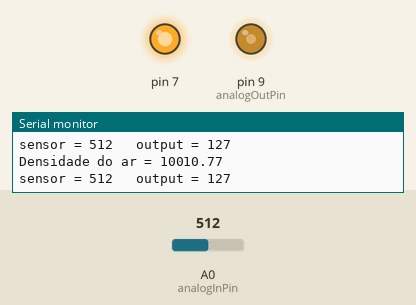
Bench run of a sketch on a simulated Arduino Uno, built with avr-gcc and run on an emulated ATmega328P. Parts: output pins drawn as LEDs (lit = HIGH), the last lines printed to the serial monitor. Dashed ring = blinking. Inputs (shaded band) come from the test bench; at power-on: A0 (analogInPin) = 512.

Above: at 1.2 s.
1.3 s: A0 (analogInPin) set to 716
At 2.1 s:
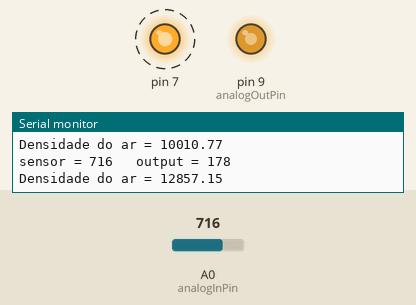
4.3 s: A0 (analogInPin) set to 989
At 4.62 s:
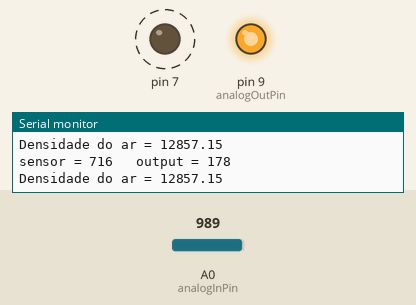
7.3 s: A0 (analogInPin) set to 1008
At 8.2 s:
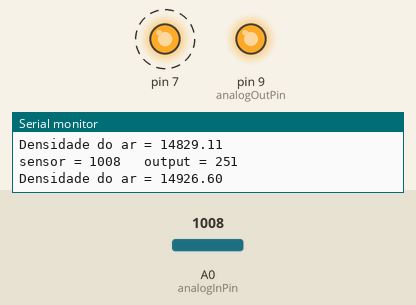
10.3 s: A0 (analogInPin) set to 0
At 11.1 s:
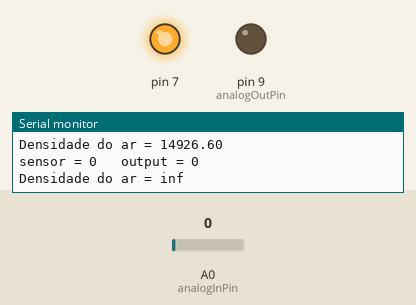
13.3 s: A0 (analogInPin) set to 122
At 14.2 s:
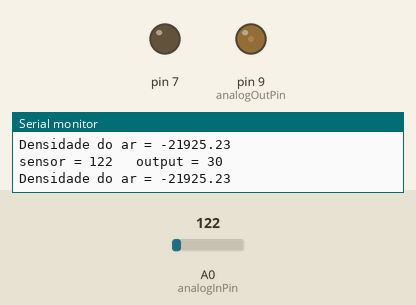
16.3 s: A0 (analogInPin) set to 150
At 20.0 s:
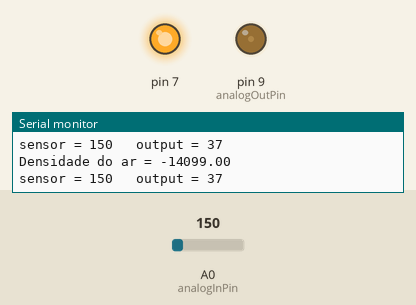
Timing chart, 0 to 20.3 s (numbered marks = the images above; inputs shaded):
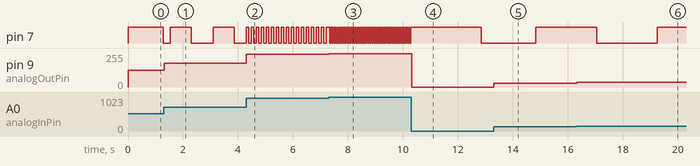

Measured:
- the behaviour switches between 999 and 1000 on A0 (analogInPin) (found by bisection; images 2 and 3)
- the behaviour switches between 140 and 141 on A0 (analogInPin) (found by bisection; images 5 and 6)
- after the input at 1.3 s, pin 9 (analogOutPin): 127/255 → 178/255 at once
- after the input at 4.3 s, pin 7: alternates HIGH for 0.08 s and LOW for 0.10 s, starting at once; pin 9 (analogOutPin): 178/255 → 246/255 at once
- after the input at 7.3 s, pin 7: alternates HIGH for 0.04 s and LOW for 0.04 s, starting at once; pin 9 (analogOutPin): 246/255 → 251/255 at once
- after the input at 10.3 s, pin 9 (analogOutPin): 251/255 → 0/255 at once
- after the input at 13.3 s, pin 7: LOW → HIGH after 1.5 s instead of 2.1 s; pin 9 (analogOutPin): 0/255 → 30/255 at once
- after the input at 16.3 s, pin 9 (analogOutPin): 30/255 → 37/255 at once

The sketch:

gas3.ino
```cpp
const int analogInPin = A0;  // Pino analógico de ligação
const int analogOutPin = 9; // Pino digital do led de alarme

int sensorValue = 0;        // Valor a ser lido do sensor
int outputValue = 0;        // Valor pwm a se escrito no led
float thickness;
int count,count1;

void setup()
{
  Serial.begin(9600);
  pinMode(7, OUTPUT);
}

void loop() {

  count1++;
  sensorValue = analogRead(analogInPin);
  outputValue = map(sensorValue, 0, 1023, 0, 255);
  analogWrite(analogOutPin, outputValue);

  if(count1==30)
  {
    count1=0;
    Serial.print("sensor = " );
    Serial.print(sensorValue);
    Serial.print("\t output = ");
    Serial.println(outputValue);

    thickness = 20000-(5000*(1023/(float)sensorValue)-1);// É preciso corrigir esta equação

    Serial.print("Densidade do ar = ");
    Serial.println( thickness);
  }
  count++;
  if(count>=(255-outputValue))
  {
    count=0;
  }
  if(count < (255-outputValue)/2)
  {
    digitalWrite(7, HIGH);   // set the LED on
    delay(20);
  }
  else
  {
    digitalWrite(7, LOW);    // set the LED off
    delay(20);
  }
}
```
